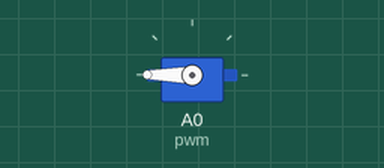
Recording of a program running on a simulated CircuitPython board. Parts: servo.

Above: at 0.05 s.
Timing chart, 0 to 4.6 s (numbered marks = the images above):
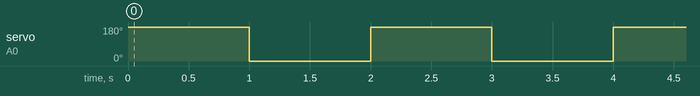

The program:

main.py
```python
"""
Created by Ihor Chernyshev
Created on March 2025
This program moves the servo to 180° and back to 0°
"""

import time
import board
import pwmio
from adafruit_motor import servo

# create a PWMOut object on Pin A0.
pwm = pwmio.PWMOut(board.A0, duty_cycle=2 ** 15, frequency=50)

# Create a servo object, my_servo.7
my_servo = servo.Servo(pwm)

while True:
    my_servo.angle = 180 # Goes to 180°
    time.sleep(1) # Waits till servo reach 180°
    my_servo.angle = 0 # Goes to 0°
    time.sleep(1) # Waits till servo reach 0°
```

Measured:
- by itself, servo on A0 (pwm): alternates 180° for 1.0 s and 0° for 1.0 s
